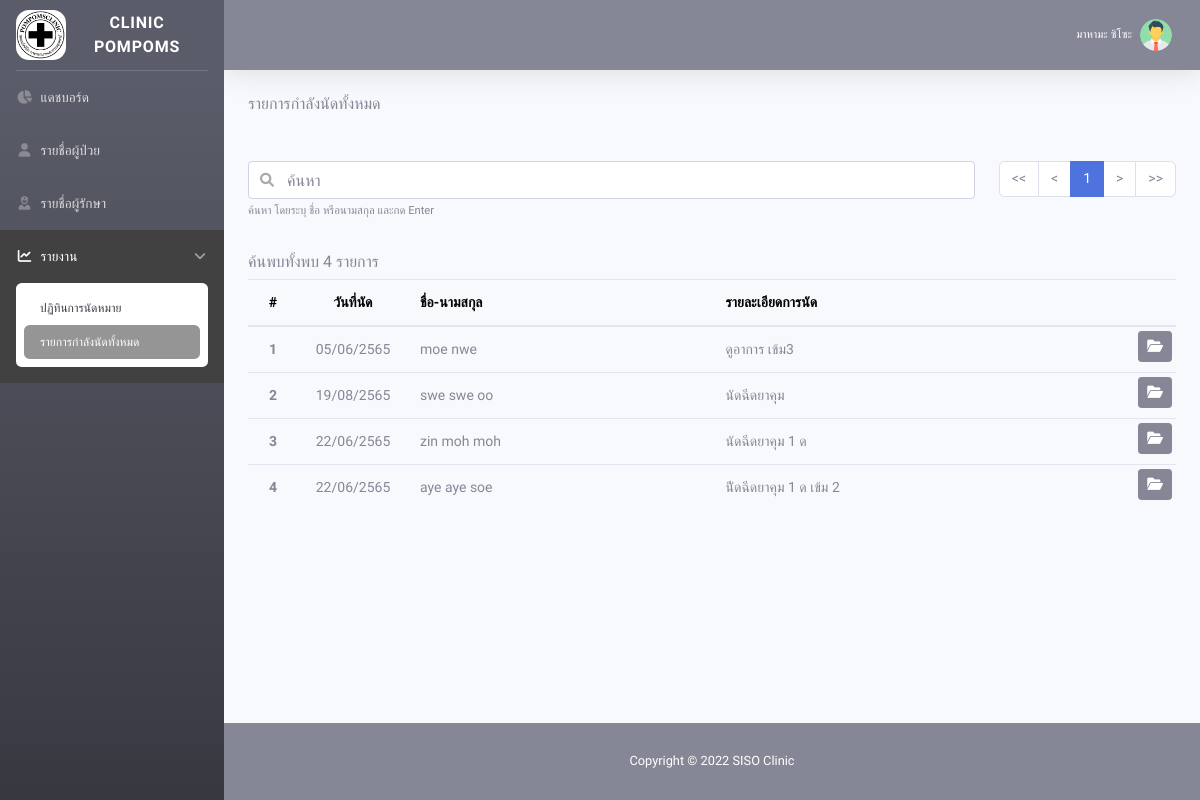
Page /?page=appointment (signed in) on the committed database.
### tables this page shows
CREATE TABLE `user`  (
  `user_id` int(11) NOT NULL COMMENT 'รหัส pk',
  `user_name` varchar(200) NULL DEFAULT NULL COMMENT 'ชื่อ',
  `user_lname` varchar(200) NULL DEFAULT NULL COMMENT 'นามสกุล',
  `username` varchar(200) NULL DEFAULT NULL COMMENT 'ชื่อผู้ใช้งาน',
  `password` varchar(200) NULL DEFAULT NULL COMMENT 'รหัสผ่าน',
  `image` varchar(200) NULL DEFAULT NULL COMMENT 'รูปภาพโปรไฟล์',
  `status` varchar(1) NULL DEFAULT NULL COMMENT 'สถานะ\r\nY: ใช้งานได้\r\nN: ใช้งานไม่ได้',
  `add_by` int(11) NULL DEFAULT NULL COMMENT 'เพิ่มโดย',
  `add_when` datetime(0) NULL DEFAULT NULL COMMENT 'เพื่อเมื่อ',
  `edit_by` int(11) NULL DEFAULT NULL COMMENT 'แก้ไขโดย',
  `edit_when` datetime(0) NULL DEFAULT NULL COMMENT 'แก้ไขเมื่อ',
  PRIMARY KEY (`user_id`) USING BTREE
);

CREATE TABLE `appointment`  (
  `appointment_id` varchar(10) NOT NULL COMMENT 'รหัสการนัด',
  `treatment_id` int(11) NULL DEFAULT NULL COMMENT 'รหัสการรักษา',
  `patient_id` int(11) NULL DEFAULT NULL COMMENT 'รหัสผู้ป่วย',
  `appointment_date` date NULL DEFAULT NULL COMMENT 'วันที่นัด',
  `appointment_desc` varchar(200) NULL DEFAULT NULL COMMENT 'รายละเอียดการนัด',
  `nurse_id` int(11) NULL DEFAULT NULL COMMENT 'ผู้นัด',
  `process` varchar(1) NULL DEFAULT NULL COMMENT 'การดำเนินการ\r\nW: กำลังนัด\r\nY: เข้าพบแล้ว\r\nC: ยกเลิก',
  `add_by` int(11) NULL DEFAULT NULL COMMENT 'เพิ่มโดย',
  `add_when` datetime(0) NULL DEFAULT NULL COMMENT 'เพิ่มเมื่อ',
  `edit_by` int(11) NULL DEFAULT NULL COMMENT 'แก้ไขโดย',
  `edit_when` datetime(0) NULL DEFAULT NULL COMMENT 'แก้ไขเมื่อ',
  PRIMARY KEY (`appointment_id`) USING BTREE,
  UNIQUE INDEX `uk_treatment_id`(`treatment_id`) USING BTREE
);

CREATE TABLE `patient`  (
  `patient_id` int(11) NOT NULL COMMENT 'รหัสผู้ป่วย',
  `patient_name` varchar(200) NULL DEFAULT NULL COMMENT 'ชื่อ',
  `patient_lname` varchar(200) NULL DEFAULT NULL COMMENT 'นามสกุล',
  `phone` varchar(20) NULL DEFAULT NULL COMMENT 'เบอร์โทรศัพท์',
  `idcard` varchar(50) NULL DEFAULT NULL COMMENT 'เลขที่ประจำตัว',
  `gender_id` int(11) NULL DEFAULT NULL COMMENT '1: ชาย\r\n2: หญิง',
  `bdate` date NULL DEFAULT NULL COMMENT 'วันเกิด',
  `disease` varchar(200) NULL DEFAULT NULL COMMENT 'โรคประจำตัว',
  `lose` varchar(200) NULL DEFAULT NULL COMMENT 'แพ้ยา',
  `status` varchar(1) NULL DEFAULT NULL COMMENT 'สถานะ',
  `add_by` int(11) NULL DEFAULT NULL COMMENT 'เพิ่มโดย',
  `add_when` datetime(0) NULL DEFAULT NULL COMMENT 'เพิ่มเมื่อ',
  `edit_by` int(11) NULL DEFAULT NULL COMMENT 'แก้ไขโดย',
  `edit_when` datetime(0) NULL DEFAULT NULL COMMENT 'แก้ไขเมื่อ',
  PRIMARY KEY (`patient_id`) USING BTREE
);

### php/autoload.php (called while the page is built, shortened)
<?php
    include_once("class.database.php");
    include_once("function.php");
    include_once("config.php");
    $DB = new Database(HOST, USER, PASS, DBNAME);
    $USER = GetUser();
    function GetUser() {
        global $DB;
        $username = @$_SESSION["username"];
        $password = @$_SESSION["password"];
        $sql = "SELECT * FROM user WHERE status='Y' AND username='".$username."' AND password='".$password."'";
        $obj = $DB->QueryObj($sql);
        if( sizeof($obj)==1 ) return $obj[0];
        return null;
    }

### php/class.database.php (called while the page is built, shortened)
<?php
	class Database {
		var $host = null;
		var $user = null;
		var $pass = null;
		var $dbname = null;
		var $charset = null;
		var $conn = null;
		public function __construct($host, $user, $pass, $dbname, $charset="UTF8") {
			$this->host = $host;
			$this->user = $user;
			$this->pass = $pass;
			$this->dbname = $dbname;
			$this->charset = $charset;
		}
		public function Close() {
			if(!$this->conn->connect_error) return $this->conn->close();
			return null;
		}
		private function Connect() {
			$host = $this->host;
			$user = $this->user;
			$pass = $this->pass;
			$dbname = $this->dbname;
			$this->conn = @new mysqli( $host , $user , $pass, $dbname );
			$this->conn->query("SET NAMES ".$this->charset);
			$this->conn->query("SET sql_mode = 'NO_AUTO_CREATE_USER,NO_ENGINE_SUBSTITUTION'");
		}
		public function Query($sql) {
			$q = $this->conn->query($sql);
			return $q;
		}
		public function QueryObj($sql, $index="") {
			$obj = array();
			$result = $this->Query($sql);
			while($row = $result->fetch_assoc()) {
				if($index=="") $obj[] = $row;
                else $obj[$row[$index]] = $row;
			}
			return $obj;
		}
	}

### php/config.php (called while the page is built, shortened)
<?php
    $GLOBAL = array(
		"ALLOW_SIZE"=>10,
		"ALLOW_PDF"=>array("pdf"),
        "ALLOW_IMAGE"=>array("png", "jpg", "jpeg", "gif"),
        "ALLOW_PNG_JPG"=>array("png", "jpg"),
        "ALLOW_DOC"=>array("pdf", "doc", "docx", "jpg", "png", "xls", "xlsx"),
        "SHOW"=>50,
        "PAGE_SHOW"=>7,
    );

### php/function.php (called while the page is built, shortened)
<?php
    function DateTh($date, $time=true) {
        $arr1 = explode(" ", $date);
		$arr2 = explode("-", $arr1[0]);
        $rs = $arr2[2]."/".$arr2[1]."/".($arr2[0]*1+543);
		return $rs;
    }

### pages/appointment/view.php (the view, shortened to what this page needs)
<?php
    $p = @$_GET["p"]*1; if($p==0) $p = 1;
    $search = @$_GET["search"];
    $condition_search = "";
    $sql = "
        SELECT
            a.*,
            p.patient_name,
            p.patient_lname
        FROM appointment a
            INNER JOIN patient p ON p.patient_id=a.patient_id
        WHERE a.process='W'
            ".$condition_search."
        ORDER BY a.appointment_desc ASC
    ";
    $show = $GLOBAL["SHOW"];
    $all = sizeof( $DB->QueryObj($sql) );
    $p_all = ceil( $all/$show );
    $start = ($p-1)*$show;
    $objData = $DB->QueryObj($sql." LIMIT ".$start.", ".$show);
?>
<div id="wrapper-body">
    <h6 class="mb-5">รายการกำลังนัดทั้งหมด</h6>
    <div class="row mb-3">
        <div class="col">
            <form id="frm-search" autocomplete="off">
                <div class="input-group inner-icon">
                    <input type="text" id="search" class="form-control" placeholder="ค้นหา"
                        value="<?php echo $search; ?>" style="border-radius: .25rem;">
                </div>
                <small class="form-text text-muted mb-3">ค้นหา โดยระบุ ชื่อ หรือนามสกุล และกด
                    Enter</small>
            </form>
        </div>
        <div class="col-md-auto">
            <?php
                if( sizeof($objData)>0 ) {
                    $href = "./?page=".$PAGE;
                    $p_show = 7;
                    $diff_center = floor($p_show/2);
                    $min_page = $p-$diff_center;
                    $max_page = $p+$diff_center;
                    $duration = 0;
                    if( $min_page<1 ) $duration=1-$min_page;
                    else if( $max_page>$p_all ) $duration=$p_all-$max_page;
                    $min_page = $min_page+$duration;
                    $max_page = $max_page+$duration;
                    if( $max_page>$p_all ) $max_page = $p_all;
            ?>
            <nav aria-label="Page navigation" class="float-right">
                <ul class="pagination mb-2">
                    <?php
                        $disabled_pr = "";
                        $href_pr = $href;
                        if( $p==1 ) {
                            $disabled_pr = "disabled";
                            $href_pr = "#";
                        }
                    ?>
                    <li class="page-item <?php echo $disabled_pr; ?>">
                        <a class="page-link" href="<?php echo $href; ?>" title="หน้าแรก">
                            << </a>
                    </li>
                    <li class="page-item <?php echo $disabled_pr; ?>">
                        <a class="page-link" href="<?php echo $href_pr; ?>" title="หน้าก่อนหน้า">
                            < </a>
                    </li>
                    <?php
                        for($i=$min_page; $i<=$max_page; $i++) {
                            $href_p = $href;
                            $active = "";
                            if( $i==$p ) $active = "active";
                            echo '<li class="page-item '.$active.'"><a class="page-link" href="'.$href_p.'">'.$i.'</a></li>';
                        }
                    ?>
                    <?php
                        $disabled_ne = "";
                        $href_ne = $href;
                        $href_ne .= "&p=".($p+1);
                        if( $p==$p_all ) {
                            $disabled_ne = "disabled";
                            $href_ne = "#";
                        }
                    ?>
                    <li class="page-item <?php echo $disabled_ne; ?>">
                        <a class="page-link" href="<?php echo $href_ne; ?>" title="หน้าถัดไป">></a>
                    </li>
                    <li class="page-item <?php echo $disabled_ne; ?>">
                        <a class="page-link" href="<?php echo $href."&p=".$p_all; ?>" title="หน้าสุดท้าย">>></a>
                    </li>
                </ul>
            </nav>
            <?php
                }
            ?>
        </div>
    </div>
    <h6>ค้นพบทั้งพบ <?php echo $all; ?> รายการ</h6>
    <div class="table-responsive">
        <table class="table">
            <thead>
                <tr>
                    <th scope="col" class="text-center" style="width: 50px;">#</th>
                    <th class="text-center" style="width:110px;">วันที่นัด</th>
                    <th scope="col">ชื่อ-นามสกุล</th>
                    <th scope="col">รายละเอียดการนัด</th>
                    <th scope="col" style="width:60px;"></th>
                </tr>
            </thead>
            <tbody>
                <?php
                    foreach($objData as $key=>$row) {
                        echo '
                            <tr data-json="'.htmlspecialchars(json_encode($row)).'">
                                <th class="text-center">'.(($show*($p-1))+($key+1)).'</th>
                                <td class="text-center">'.DateTh($row["appointment_date"]).'</td>
                                <td>'.$row["patient_name"].' '.$row["patient_lname"].'</td>
                                <td>'.$row["appointment_desc"].'</td>
                                <td class="p-0 pt-1 pr-1 text-right">
                                    <a href="./?page=patient-data&patient_id='.$row["patient_id"].'&tab=3" class="btn btn-secondary btn-sm" title="เปิดดูประวัติ">
                                        <i class="fas fa-folder-open"></i>
                                    </a>
                                </td>
                            </tr>
                        ';
                    }
                ?>
            </tbody>
        </table>
    </div>
</div>

### master/navbar.php (shortened to what this page needs)
<nav class="navbar navbar-expand navbar-light bg-secondary topbar mb-4 static-top shadow">
    <ul class="navbar-nav ml-auto">
        <li class="nav-item dropdown no-arrow">
            <a class="nav-link dropdown-toggle" href="#" id="userDropdown" role="button" data-toggle="dropdown"
                aria-haspopup="true" aria-expanded="false">
                <span class="mr-2 d-none d-sm-inline text-white small">
                    <?php echo $USER['user_name']; ?>
                    <?php echo $USER['user_lname']; ?>
                </span>
                <img class="img-profile rounded-circle" src="../fileupload/staffs/<?php echo $USER["image"]; ?>"
                    alt="Profile" onerror="OnError(this, 'images/no-staff.png')">
            </a>
        </li>
    </ul>
</nav>

### assets/index.css (style rules this page uses)
html { position: relative; min-height: 100%; }
body { font-family: "Sarabun", sans-serif; font-size: 14px; }
#wrapper-body { margin-bottom: 40px; }
.text-right { text-align: right; }
.inner-icon .form-control { padding-left: 2.375rem; }
.table thead td, .table thead th { color: #000 !important; }

### rows in the picture
user: user_name "มาหามะ", user_lname "ซิโซะ"
appointment: key "1", appointment_date "05/06/2565", patient.patient_name "moe", patient.patient_lname "nwe", appointment_desc "ดูอาการ เข้ม3"
appointment: key "2", appointment_date "19/08/2565", patient.patient_name "swe swe", patient.patient_lname "oo", appointment_desc "นัดฉีดยาคุม"
appointment: key "3", appointment_date "22/06/2565", patient.patient_name "zin moh", patient.patient_lname "moh", appointment_desc "นัดฉีดยาคุม 1 ด"
appointment: key "4", appointment_date "22/06/2565", patient.patient_name "aye aye", patient.patient_lname "soe", appointment_desc "นัีดฉีดยาคุม 1 ด เข้ม 2"

### other values in the picture
$all "4"
